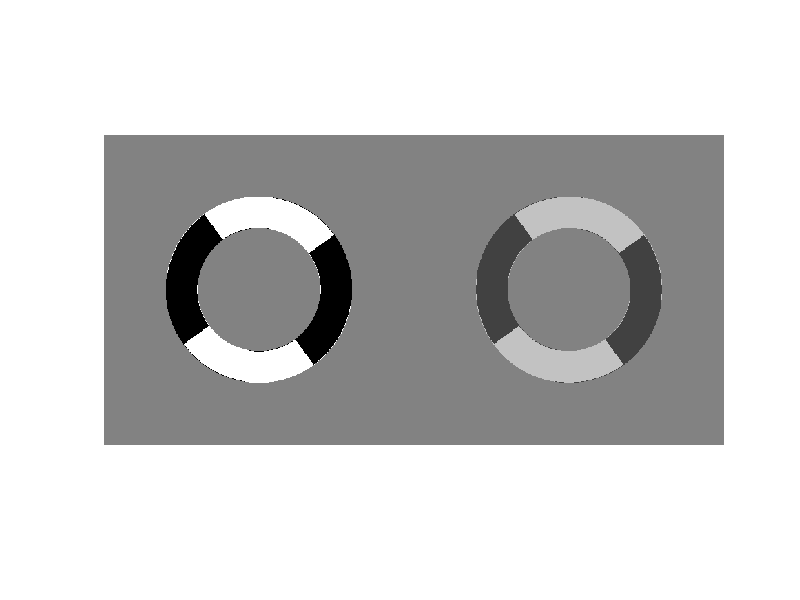

Source code (MATLAB): (Note: this script raises an error after producing the figure.)
%%

N = 450;  % image size
spacing = 10;

totalWidth = N/2;
totalHeight = N;

[x, y] = meshgrid(linspace(-1,1,N));
[theta_orig, r] = cart2pol(x, y);
theta_orig = mod(theta_orig, 2*pi); % normalize angle

numSegments = 4;          % number of segments per ring
numSegmentsDir = 8;
segmentWidth = 2*pi / numSegments;
segmentWidthDir = 2*pi / numSegmentsDir;

% Rings' radii
r_inner = 0.4;            % main ring inner radius
r_outer = 0.6;            % main ring outer radius
ring_width = r_outer - r_inner;
thinWidth = 0.015 * ring_width;  % thickness of inner/outer rings

% Define rings masks
mainRingMask = (r >= r_inner) & (r <= r_outer);
innerRingInner = r_inner - thinWidth;
innerRingOuter = r_inner;
innerRingMask = (r >= innerRingInner) & (r < innerRingOuter);
outerRingInner = r_outer;
outerRingOuter = r_outer + thinWidth;
outerRingMask = (r >= outerRingInner) & (r < outerRingOuter);

% Base grayscale values for segments
grayVals1 = [0.3 0.7 0.3 0.7 0.3 0.7 0.3 0.7]; % alternating dark/light
grayVals2 = [0.4 0.6 0.4 0.6 0.4 0.6 0.4 0.6]; % alternating dark/light
grayValsInverted1 = 1-grayVals1;  % inverted for inner ring
grayValsInverted2 = 1-grayVals2;  % inverted for inner ring


length = 40;
framerefresh = .1; % number of animation frames

%% in and out
for frame = 1:length
    % Phase shift for clockwise rotation (subtract increasing angle)
    phaseShift = -2*pi * (frame-1) * framerefresh; % one full rotation over numFrames
    
    % Shifted theta for each ring
    thetaMain = mod(theta_orig + phaseShift, 2*pi);
    thetaInner = mod(theta_orig + phaseShift + segmentWidth/2, 2*pi); % inner ring rotated half segment more
    thetaOuter = mod(theta_orig + phaseShift + segmentWidth/2, 2*pi); % outer ring same as inner
    
    % Initialize image
    canvas = ones(totalHeight,totalWidth)*0.5;
    I1 = ones(N,N) * 0.5;

    % Main ring segments
    segmentIndexMain = floor(thetaMain / segmentWidth);
    for k = 0:numSegments-1
        mask = (segmentIndexMain == k) & mainRingMask;
        I1(mask) = grayVals1(k+1);
    end
    
    % Inner ring segments (inverted colors)
    segmentIndexInner = floor(thetaInner / segmentWidth);
    for k = 0:numSegments-1
        mask = (segmentIndexInner == k) & innerRingMask;
        I1(mask) = grayValsInverted1(k+1);
    end
    
    % Outer ring segments
    segmentIndexOuter = floor(thetaOuter / segmentWidth);
    for k = 0:numSegments-1
        mask = (segmentIndexOuter == k) & outerRingMask;
        I1(mask) = grayVals1(k+1);
    end
    
    
    thetaMain2 = mod(theta_orig + phaseShift, 2*pi);
    thetaInner2 = mod(theta_orig + phaseShift + segmentWidth/2, 2*pi);
    thetaOuter2 = mod(theta_orig + phaseShift + segmentWidth/2, 2*pi);
    
    I2 = ones(N,N)*0.5;

    segmentIndexMain2 = floor(thetaMain2 / segmentWidth);
    for k = 0:numSegments-1
        mask = (segmentIndexMain2 == k) & mainRingMask;
        I2(mask) = grayVals2(k+1);
    end

    segmentIndexInner2 = floor(thetaInner2 / segmentWidth);
    for k = 0:numSegments-1
        mask = (segmentIndexInner2 == k) & innerRingMask;
        I2(mask) = grayVals2(k+1);
    end

    segmentIndexOuter2 = floor(thetaOuter2 / segmentWidth);
    for k = 0:numSegments-1
        mask = (segmentIndexOuter2 == k) & outerRingMask;
        I2(mask) = grayValsInverted2(k+1);
    end

    canvas(:,1:N) = I1;
    canvas(:, N+1 : 2*N) = I2;

    imshow(canvas, []);
    colormap gray;
    drawnow;
end

%% aa
for frame = 1:length
    % Phase shift for clockwise rotation (subtract increasing angle)
    phaseShift = -2*pi * (frame-1) * framerefresh; % one full rotation over numFrames
    
    % Shifted theta for each ring
    thetaMain = mod(theta_orig + phaseShift, 2*pi);
    thetaInner = mod(theta_orig + phaseShift + segmentWidth/2, 2*pi); % inner ring rotated half segment more
    thetaOuter = mod(theta_orig + phaseShift + segmentWidth/2, 2*pi); % outer ring same as inner
    
    % Initialize image
    canvas = ones(totalHeight,totalWidth)*0.5;
    I1 = ones(N,N) * 0.5;

    % Main ring segments
    segmentIndexMain = floor(thetaMain / segmentWidth);
    for k = 0:numSegments-1
        mask = (segmentIndexMain == k) & mainRingMask;
        I1(mask) = grayVals(k+1);
    end
    
    % Inner ring segments (inverted colors)
    segmentIndexInner = floor(thetaInner / segmentWidth);
    for k = 0:numSegments-1
        mask = (segmentIndexInner == k) & innerRingMask;
        I1(mask) = grayVals(k+1);
    end
    
    % Outer ring segments
    segmentIndexOuter = floor(thetaOuter / segmentWidth);
    for k = 0:numSegments-1
        mask = (segmentIndexOuter == k) & outerRingMask;
        I1(mask) = grayValsInverted(k+1);
    end
    
    
    thetaMain2 = mod(theta_orig + phaseShift, 2*pi);
    thetaInner2 = mod(theta_orig + phaseShift + segmentWidth/2, 2*pi);
    thetaOuter2 = mod(theta_orig + phaseShift + segmentWidth/2, 2*pi);
    
    I2 = ones(N,N)*0.5;

    segmentIndexMain2 = floor(thetaMain2 / segmentWidth);
    for k = 0:numSegments-1
        mask = (segmentIndexMain2 == k) & mainRingMask;
        I2(mask) = grayVals(k+1);
    end

    segmentIndexInner2 = floor(thetaInner2 / segmentWidth);
    for k = 0:numSegments-1
        mask = (segmentIndexInner2 == k) & innerRingMask;
        I2(mask) = grayValsInverted(k+1);
    end

    segmentIndexOuter2 = floor(thetaOuter2 / segmentWidth);
    for k = 0:numSegments-1
        mask = (segmentIndexOuter2 == k) & outerRingMask;
        I2(mask) = grayVals(k+1);
    end

    canvas(:,1:N) = I1;
    canvas(:, N+1 : 2*N) = I2;

    imshow(canvas, []);
    colormap gray;
    drawnow;
end

%% Directional - Left Right
%adjust gray vals - direction going to = double light outer, double dark
%inner
%I think it needs arrows?

grayValsdir = [0.7 0.7 0.3 0.7 0.3 0.3 0.7 0.3];
grayValsdirInverted = 1-grayValsdir;  % inverted for inner ring


for frame = 1:length
    % Phase shift for clockwise rotation (subtract increasing angle)
    phaseShift = -2*pi * (frame-1) * framerefresh; % one full rotation over numFrames
    
    % Shifted theta for each ring
    thetaMain = mod(theta_orig + phaseShift, 2*pi);
    thetaInner = mod(theta_orig + phaseShift + segmentWidth/2, 2*pi); % inner ring rotated half segment more
    thetaOuter = mod(theta_orig + phaseShift + segmentWidth/2, 2*pi); % outer ring same as inner
    
    % Initialize image
    I1 = ones(N,N) * 0.5;

    % Main ring segments
    segmentIndexMain = floor(thetaMain / segmentWidth);
    for k = 0:numSegments-1
        mask = (segmentIndexMain == k) & mainRingMask;
        I1(mask) = grayVals(k+1);
    end
    
    % Inner ring segments (inverted colors)
    segmentIndexInner = floor(thetaInner / segmentWidthDir);
    for k = 0:numSegmentsDir-1
        mask = (segmentIndexInner == k) & innerRingMask;
        I1(mask) = grayValsdirInverted(k+1);
    end
    
    % Outer ring segments
    segmentIndexOuter = floor(thetaOuter / segmentWidthDir);
    for k = 0:numSegmentsDir-1
        mask = (segmentIndexOuter == k) & outerRingMask;
        I1(mask) = grayValsdir(k+1);
    end
    
    
    thetaMain2 = mod(theta_orig + phaseShift, 2*pi);
    thetaInner2 = mod(theta_orig + phaseShift + segmentWidth/2, 2*pi);
    thetaOuter2 = mod(theta_orig + phaseShift + segmentWidth/2, 2*pi);
    
    I2 = ones(N,N)*0.5;

    segmentIndexMain2 = floor(thetaMain2 / segmentWidth);
    for k = 0:numSegments-1
        mask = (segmentIndexMain2 == k) & mainRingMask;
        I2(mask) = grayVals(k+1);
    end

    segmentIndexInner2 = floor(thetaInner2 / segmentWidthDir);
    for k = 0:numSegmentsDir-1
        mask = (segmentIndexInner2 == k) & innerRingMask;
        I2(mask) = grayValsdir(k+1);
    end

    segmentIndexOuter2 = floor(thetaOuter2 / segmentWidthDir);
    for k = 0:numSegmentsDir-1
        mask = (segmentIndexOuter2 == k) & outerRingMask;
        I2(mask) = grayValsdirInverted(k+1);
    end 
    canvas(:,1:N) = I1;
    canvas(:, N+1 : N+N) = I2;
    
    
    imshow(canvas, []);
    colormap gray;
    drawnow;
end

for frame = 1:length
    % Phase shift for clockwise rotation (subtract increasing angle)
    phaseShift = -2*pi * (frame-1) * framerefresh; % one full rotation over numFrames
    
    % Shifted theta for each ring
    thetaMain = mod(theta_orig + phaseShift, 2*pi);
    thetaInner = mod(theta_orig + phaseShift + segmentWidth/2, 2*pi); % inner ring rotated half segment more
    thetaOuter = mod(theta_orig + phaseShift + segmentWidth/2, 2*pi); % outer ring same as inner
    
    % Initialize image
    canvas = ones(totalHeight,totalWidth)*0.5;
    I1 = ones(N,N) * 0.5;

    % Main ring segments
    segmentIndexMain = floor(thetaMain / segmentWidth);
    for k = 0:numSegments-1
        mask = (segmentIndexMain == k) & mainRingMask;
        I1(mask) = grayVals(k+1);
    end
    
    % Inner ring segments (inverted colors)
    segmentIndexInner = floor(thetaInner / segmentWidthDir);
    for k = 0:numSegmentsDir-1
        mask = (segmentIndexInner == k) & innerRingMask;
        I1(mask) = grayValsdir(k+1);
    end
    
    % Outer ring segments
    segmentIndexOuter = floor(thetaOuter / segmentWidthDir);
    for k = 0:numSegmentsDir-1
        mask = (segmentIndexOuter == k) & outerRingMask;
        I1(mask) = grayValsdirInverted(k+1);
    end
    
    
    thetaMain2 = mod(theta_orig + phaseShift, 2*pi);
    thetaInner2 = mod(theta_orig + phaseShift + segmentWidth/2, 2*pi);
    thetaOuter2 = mod(theta_orig + phaseShift + segmentWidth/2, 2*pi);
    
    I2 = ones(N,N)*0.5;

    segmentIndexMain2 = floor(thetaMain2 / segmentWidth);
    for k = 0:numSegments-1
        mask = (segmentIndexMain2 == k) & mainRingMask;
        I2(mask) = grayVals(k+1);
    end

    segmentIndexInner2 = floor(thetaInner2 / segmentWidthDir);
    for k = 0:numSegmentsDir-1
        mask = (segmentIndexInner2 == k) & innerRingMask;
        I2(mask) = grayValsdirInverted(k+1);
    end

    segmentIndexOuter2 = floor(thetaOuter2 / segmentWidthDir);
    for k = 0:numSegmentsDir-1
        mask = (segmentIndexOuter2 == k) & outerRingMask;
        I2(mask) = grayValsdir(k+1);
    end

    canvas(:,1:N) = I1;
    canvas(:, N+1 : N+N) = I2;

    imshow(canvas, []);
    colormap gray;
    drawnow;
end

%% Directional - Up Down
%adjust gray vals - direction going to = half dark, half light
lengthUD = 50;
framerefreshUD = .1;
grayValsdir = [0.7 0.7 0.7 0.7 0.3 0.3 0.3 0.3];
grayValsdirInverted = 1-grayValsdir;  % inverted for inner ring


for frame = 1:lengthUD
    % Phase shift for clockwise rotation (subtract increasing angle)
    phaseShift = -2*pi * (frame-1) * framerefreshUD; % one full rotation over numFrames
    
    % Shifted theta for each ring
    thetaMain = mod(theta_orig + phaseShift, 2*pi);
    thetaInner = mod(theta_orig + phaseShift + segmentWidth/2, 2*pi); % inner ring rotated half segment more
    thetaOuter = mod(theta_orig + phaseShift + segmentWidth/2, 2*pi); % outer ring same as inner
    
    % Initialize image
    canvas = ones(totalHeight,totalWidth)*0.5;
    I1 = ones(N,N) * 0.5;

    % Main ring segments
    segmentIndexMain = floor(thetaMain / segmentWidth);
    for k = 0:numSegments-1
        mask = (segmentIndexMain == k) & mainRingMask;
        I1(mask) = grayVals(k+1);
    end
    
    % Inner ring segments (inverted colors)
    segmentIndexInner = floor(thetaInner / segmentWidthDir);
    for k = 0:numSegmentsDir-1
        mask = (segmentIndexInner == k) & innerRingMask;
        I1(mask) = grayValsdirInverted(k+1);
    end
    
    % Outer ring segments
    segmentIndexOuter = floor(thetaOuter / segmentWidthDir);
    for k = 0:numSegmentsDir-1
        mask = (segmentIndexOuter == k) & outerRingMask;
        I1(mask) = grayValsdir(k+1);
    end
    
    
    thetaMain2 = mod(theta_orig + phaseShift, 2*pi);
    thetaInner2 = mod(theta_orig + phaseShift + segmentWidth/2, 2*pi);
    thetaOuter2 = mod(theta_orig + phaseShift + segmentWidth/2, 2*pi);
    
    I2 = ones(N,N)*0.5;

    segmentIndexMain2 = floor(thetaMain2 / segmentWidth);
    for k = 0:numSegments-1
        mask = (segmentIndexMain2 == k) & mainRingMask;
        I2(mask) = grayVals(k+1);
    end

    segmentIndexInner2 = floor(thetaInner2 / segmentWidthDir);
    for k = 0:numSegmentsDir-1
        mask = (segmentIndexInner2 == k) & innerRingMask;
        I2(mask) = grayValsdir(k+1);
    end

    segmentIndexOuter2 = floor(thetaOuter2 / segmentWidthDir);
    for k = 0:numSegmentsDir-1
        mask = (segmentIndexOuter2 == k) & outerRingMask;
        I2(mask) = grayValsdirInverted(k+1);
    end

    canvas(:,1:N) = I1;
    canvas(:, N+1 : N+N) = I2;

    imshow(canvas, []);
    colormap gray;
    drawnow;
end

for frame = 1:length
    % Phase shift for clockwise rotation (subtract increasing angle)
    phaseShift = -2*pi * (frame-1) * framerefresh; % one full rotation over numFrames
    
    % Shifted theta for each ring
    thetaMain = mod(theta_orig + phaseShift, 2*pi);
    thetaInner = mod(theta_orig + phaseShift + segmentWidth/2, 2*pi); % inner ring rotated half segment more
    thetaOuter = mod(theta_orig + phaseShift + segmentWidth/2, 2*pi); % outer ring same as inner
    
    % Initialize image
    canvas = ones(totalHeight,totalWidth)*0.5;
    I1 = ones(N,N) * 0.5;

    % Main ring segments
    segmentIndexMain = floor(thetaMain / segmentWidth);
    for k = 0:numSegments-1
        mask = (segmentIndexMain == k) & mainRingMask;
        I1(mask) = grayVals(k+1);
    end
    
    % Inner ring segments (inverted colors)
    segmentIndexInner = floor(thetaInner / segmentWidthDir);
    for k = 0:numSegmentsDir-1
        mask = (segmentIndexInner == k) & innerRingMask;
        I1(mask) = grayValsdir(k+1);
    end
    
    % Outer ring segments
    segmentIndexOuter = floor(thetaOuter / segmentWidthDir);
    for k = 0:numSegmentsDir-1
        mask = (segmentIndexOuter == k) & outerRingMask;
        I1(mask) = grayValsdirInverted(k+1);
    end
    
    
    thetaMain2 = mod(theta_orig + phaseShift, 2*pi);
    thetaInner2 = mod(theta_orig + phaseShift + segmentWidth/2, 2*pi);
    thetaOuter2 = mod(theta_orig + phaseShift + segmentWidth/2, 2*pi);
    
    I2 = ones(N,N)*0.5;

    segmentIndexMain2 = floor(thetaMain2 / segmentWidth);
    for k = 0:numSegments-1
        mask = (segmentIndexMain2 == k) & mainRingMask;
        I2(mask) = grayVals(k+1);
    end

    segmentIndexInner2 = floor(thetaInner2 / segmentWidthDir);
    for k = 0:numSegmentsDir-1
        mask = (segmentIndexInner2 == k) & innerRingMask;
        I2(mask) = grayValsdirInverted(k+1);
    end

    segmentIndexOuter2 = floor(thetaOuter2 / segmentWidthDir);
    for k = 0:numSegmentsDir-1
        mask = (segmentIndexOuter2 == k) & outerRingMask;
        I2(mask) = grayValsdir(k+1);
    end

    canvas(:,1:N) = I1;
    canvas(:, N+1 : N+N) = I2;

    imshow(canvas, []);
    colormap gray;
    drawnow;
end
